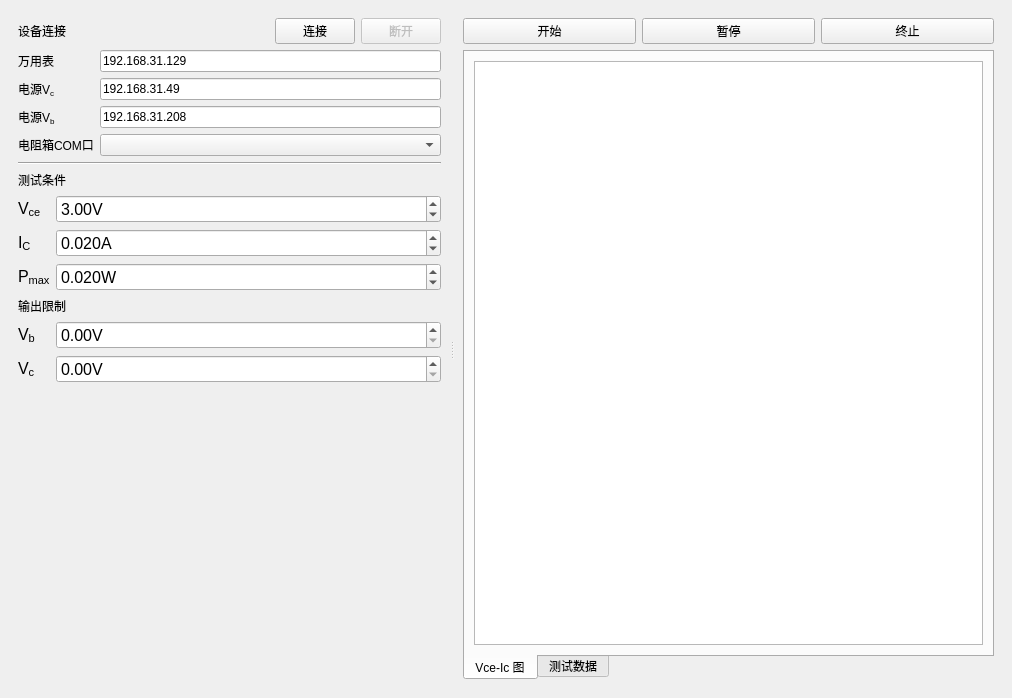
<?xml version="1.0" encoding="UTF-8"?>
<ui version="4.0">
 <class>MainWindow</class>
 <widget class="QMainWindow" name="MainWindow">
  <property name="geometry">
   <rect>
    <x>0</x>
    <y>0</y>
    <width>1012</width>
    <height>698</height>
   </rect>
  </property>
  <property name="windowTitle">
   <string>三极管安全区测试平台</string>
  </property>
  <property name="styleSheet">
   <string notr="true">QLabel[objectName*=&quot;h1&quot;] {
	color: white;
	background-color: #305496;
	padding: 5px;
	font-size: 14pt;
}</string>
  </property>
  <widget class="QWidget" name="centralwidget">
   <layout class="QGridLayout" name="gridLayout_3">
    <item row="0" column="0">
     <widget class="QSplitter" name="splitter">
      <property name="orientation">
       <enum>Qt::Horizontal</enum>
      </property>
      <widget class="QWidget" name="layoutWidget">
       <layout class="QVBoxLayout" name="verticalLayout_2" stretch="0,0,1">
        <property name="leftMargin">
         <number>9</number>
        </property>
        <property name="topMargin">
         <number>9</number>
        </property>
        <property name="rightMargin">
         <number>9</number>
        </property>
        <property name="bottomMargin">
         <number>9</number>
        </property>
        <item>
         <layout class="QFormLayout" name="formLayout_2">
          <item row="0" column="0" colspan="2">
           <layout class="QHBoxLayout" name="horizontalLayout" stretch="1,0,0">
            <item>
             <widget class="QLabel" name="h1_3">
              <property name="text">
               <string>设备连接</string>
              </property>
             </widget>
            </item>
            <item>
             <widget class="QPushButton" name="btnConnect">
              <property name="text">
               <string>连接</string>
              </property>
             </widget>
            </item>
            <item>
             <widget class="QPushButton" name="btnDisconnect">
              <property name="enabled">
               <bool>false</bool>
              </property>
              <property name="text">
               <string>断开</string>
              </property>
             </widget>
            </item>
           </layout>
          </item>
          <item row="1" column="0">
           <widget class="QLabel" name="label">
            <property name="text">
             <string>万用表</string>
            </property>
           </widget>
          </item>
          <item row="1" column="1">
           <widget class="QLineEdit" name="dmm">
            <property name="text">
             <string>192.168.31.129</string>
            </property>
           </widget>
          </item>
          <item row="2" column="0">
           <widget class="QLabel" name="label_2">
            <property name="text">
             <string>电源V&lt;sub&gt;c&lt;/sub&gt;</string>
            </property>
           </widget>
          </item>
          <item row="2" column="1">
           <widget class="QLineEdit" name="powerVc">
            <property name="text">
             <string>192.168.31.49</string>
            </property>
           </widget>
          </item>
          <item row="4" column="0">
           <widget class="QLabel" name="label_3">
            <property name="text">
             <string>电阻箱COM口</string>
            </property>
           </widget>
          </item>
          <item row="4" column="1">
           <widget class="QComboBox" name="port"/>
          </item>
          <item row="3" column="0">
           <widget class="QLabel" name="label_12">
            <property name="text">
             <string>电源V&lt;sub&gt;b&lt;/sub&gt;</string>
            </property>
           </widget>
          </item>
          <item row="3" column="1">
           <widget class="QLineEdit" name="powerVb">
            <property name="text">
             <string>192.168.31.208</string>
            </property>
           </widget>
          </item>
         </layout>
        </item>
        <item>
         <widget class="Line" name="line">
          <property name="orientation">
           <enum>Qt::Horizontal</enum>
          </property>
         </widget>
        </item>
        <item>
         <layout class="QFormLayout" name="formLayout">
          <item row="0" column="0" colspan="2">
           <widget class="QLabel" name="h1_1">
            <property name="text">
             <string>测试条件</string>
            </property>
           </widget>
          </item>
          <item row="1" column="0">
           <widget class="QLabel" name="h2_2">
            <property name="font">
             <font>
              <pointsize>12</pointsize>
             </font>
            </property>
            <property name="text">
             <string>V&lt;sub&gt;ce&lt;/sub&gt;</string>
            </property>
           </widget>
          </item>
          <item row="1" column="1">
           <widget class="QDoubleSpinBox" name="Vce">
            <property name="font">
             <font>
              <pointsize>12</pointsize>
             </font>
            </property>
            <property name="suffix">
             <string>V</string>
            </property>
            <property name="decimals">
             <number>2</number>
            </property>
            <property name="maximum">
             <double>10000000.000000000000000</double>
            </property>
            <property name="value">
             <double>3.000000000000000</double>
            </property>
           </widget>
          </item>
          <item row="2" column="0">
           <widget class="QLabel" name="h2_4">
            <property name="font">
             <font>
              <pointsize>12</pointsize>
             </font>
            </property>
            <property name="text">
             <string>I&lt;sub&gt;C&lt;/sub&gt;</string>
            </property>
           </widget>
          </item>
          <item row="2" column="1">
           <widget class="QDoubleSpinBox" name="ic">
            <property name="font">
             <font>
              <pointsize>12</pointsize>
             </font>
            </property>
            <property name="suffix">
             <string>A</string>
            </property>
            <property name="decimals">
             <number>3</number>
            </property>
            <property name="maximum">
             <double>10000000.000000000000000</double>
            </property>
            <property name="value">
             <double>0.020000000000000</double>
            </property>
           </widget>
          </item>
          <item row="3" column="0">
           <widget class="QLabel" name="h2_1">
            <property name="font">
             <font>
              <pointsize>12</pointsize>
             </font>
            </property>
            <property name="text">
             <string>P&lt;sub&gt;max&lt;/sub&gt;</string>
            </property>
           </widget>
          </item>
          <item row="3" column="1">
           <widget class="QDoubleSpinBox" name="Pmax">
            <property name="font">
             <font>
              <pointsize>12</pointsize>
             </font>
            </property>
            <property name="suffix">
             <string>W</string>
            </property>
            <property name="decimals">
             <number>3</number>
            </property>
            <property name="maximum">
             <double>10000000.000000000000000</double>
            </property>
            <property name="value">
             <double>0.020000000000000</double>
            </property>
           </widget>
          </item>
          <item row="4" column="0" colspan="2">
           <widget class="QLabel" name="h1_2">
            <property name="text">
             <string>输出限制</string>
            </property>
           </widget>
          </item>
          <item row="5" column="0">
           <widget class="QLabel" name="h2_5">
            <property name="font">
             <font>
              <pointsize>12</pointsize>
             </font>
            </property>
            <property name="text">
             <string>V&lt;sub&gt;b&lt;/sub&gt;</string>
            </property>
           </widget>
          </item>
          <item row="5" column="1">
           <widget class="QDoubleSpinBox" name="maxVb">
            <property name="font">
             <font>
              <pointsize>12</pointsize>
             </font>
            </property>
            <property name="suffix">
             <string>V</string>
            </property>
            <property name="decimals">
             <number>2</number>
            </property>
            <property name="maximum">
             <double>10000000.000000000000000</double>
            </property>
           </widget>
          </item>
          <item row="6" column="0">
           <widget class="QLabel" name="h2_3">
            <property name="font">
             <font>
              <pointsize>12</pointsize>
             </font>
            </property>
            <property name="text">
             <string>V&lt;sub&gt;c&lt;/sub&gt;</string>
            </property>
           </widget>
          </item>
          <item row="6" column="1">
           <widget class="QDoubleSpinBox" name="maxVc">
            <property name="font">
             <font>
              <pointsize>12</pointsize>
             </font>
            </property>
            <property name="suffix">
             <string>V</string>
            </property>
            <property name="decimals">
             <number>2</number>
            </property>
            <property name="maximum">
             <double>10000000.000000000000000</double>
            </property>
           </widget>
          </item>
         </layout>
        </item>
       </layout>
      </widget>
      <widget class="QWidget" name="layoutWidget2">
       <layout class="QVBoxLayout" name="verticalLayout">
        <property name="leftMargin">
         <number>9</number>
        </property>
        <property name="topMargin">
         <number>9</number>
        </property>
        <property name="rightMargin">
         <number>9</number>
        </property>
        <property name="bottomMargin">
         <number>9</number>
        </property>
        <item>
         <layout class="QHBoxLayout" name="horizontalLayout_2">
          <item>
           <widget class="QPushButton" name="btnStart">
            <property name="text">
             <string>开始</string>
            </property>
           </widget>
          </item>
          <item>
           <widget class="QPushButton" name="btnPause">
            <property name="text">
             <string>暂停</string>
            </property>
           </widget>
          </item>
          <item>
           <widget class="QPushButton" name="btnStop">
            <property name="text">
             <string>终止</string>
            </property>
           </widget>
          </item>
         </layout>
        </item>
        <item>
         <widget class="QTabWidget" name="tabWidget">
          <property name="tabPosition">
           <enum>QTabWidget::South</enum>
          </property>
          <property name="currentIndex">
           <number>0</number>
          </property>
          <widget class="QWidget" name="tab">
           <attribute name="title">
            <string>Vce-Ic 图</string>
           </attribute>
           <layout class="QGridLayout" name="gridLayout">
            <item row="0" column="0">
             <widget class="QChartView" name="chartView"/>
            </item>
           </layout>
          </widget>
          <widget class="QWidget" name="tab_2">
           <attribute name="title">
            <string>测试数据</string>
           </attribute>
           <layout class="QGridLayout" name="gridLayout_2">
            <item row="0" column="0">
             <widget class="QTableView" name="tableView"/>
            </item>
           </layout>
          </widget>
         </widget>
        </item>
       </layout>
      </widget>
     </widget>
    </item>
   </layout>
  </widget>
 </widget>
 <customwidgets>
  <customwidget>
   <class>QChartView</class>
   <extends>QGraphicsView</extends>
   <header location="global">&lt;QChartView&gt;</header>
  </customwidget>
 </customwidgets>
 <resources/>
 <connections/>
</ui>
